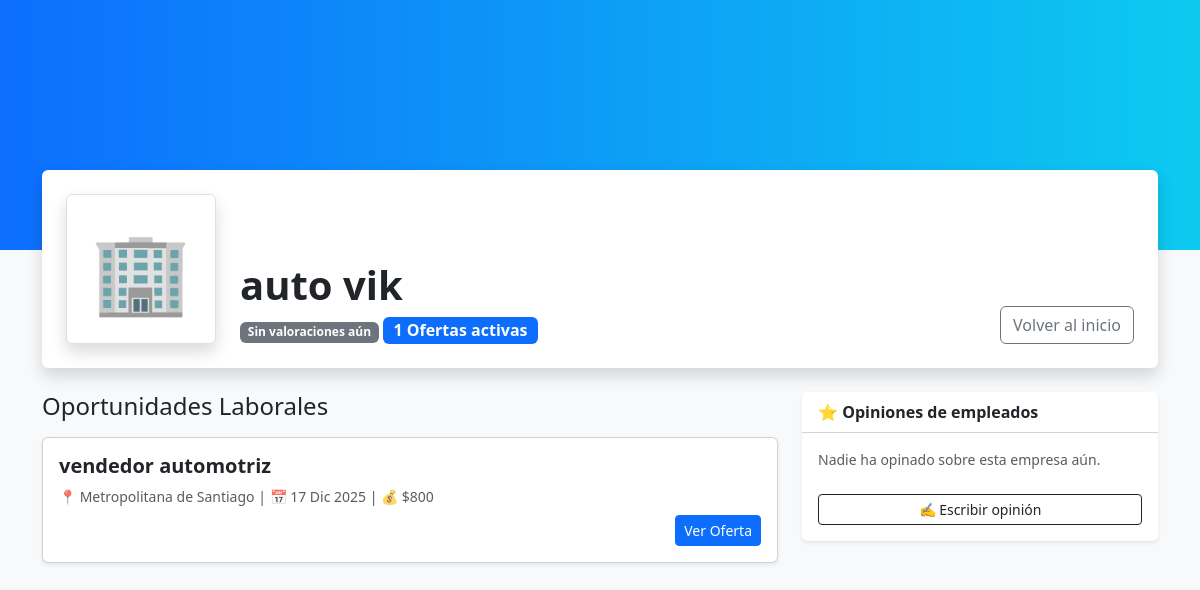
Page /empresa/auto vik/ on the committed database.
### empleos/models.py (models this page shows, shortened)
class OfertaLaboral(models.Model):
    usuario = models.ForeignKey(User, on_delete=models.CASCADE, null=True, blank=True)
    titulo = models.CharField(max_length=200, blank=True, null=True)
    empresa = models.CharField(max_length=100, blank=True, null=True)
    descripcion = models.TextField(blank=True, null=True)
    region = models.CharField(max_length=2, choices=REGIONES_CHILE, default='RM', blank=True, null=True)
    experiencia = models.CharField(max_length=3, choices=NIVEL_EXPERIENCIA, default='JR', blank=True, null=True)
    tipo = models.CharField(max_length=3, choices=TIPO_TRABAJO, default='OFI', blank=True, null=True)
    modalidad = models.CharField(max_length=3, choices=MODALIDAD_TRABAJO, default='PRE', blank=True, null=True)
    sueldo = models.PositiveIntegerField(null=True, blank=True)
    duracion = models.CharField(max_length=100, blank=True, null=True)
    fecha_cierre = models.DateField(default=timezone.now, blank=True, null=True)
    telefono = models.CharField(max_length=20, blank=True, null=True)
    wsp_activo = models.BooleanField(default=False, verbose_name="¿Contactar por WhatsApp?") # <--- NUEVO
    email_contacto = models.EmailField(blank=True, null=True)
    etiquetas = models.CharField(max_length=200, blank=True, null=True)
    imagen = models.ImageField(upload_to=renombrar_logo, null=True, blank=True)
    visitas = models.PositiveIntegerField(default=0)
    es_destacado = models.BooleanField(default=False)
    publicada = models.BooleanField(default=False)
    fecha_publicacion = models.DateTimeField(auto_now_add=True)
    token = models.UUIDField(default=uuid.uuid4, editable=False)
    empresa_verificada = models.BooleanField(default=False)

### empleos/views.py (the view)
# urls.py: path('empresa/<str:nombre_empresa>/', perfil_empresa, name='perfil_empresa'),
def perfil_empresa(request, nombre_empresa):
    perfil = PerfilEmpresa.objects.filter(nombre__iexact=nombre_empresa).first()
    ofertas = OfertaLaboral.objects.filter(empresa__icontains=nombre_empresa, publicada=True).order_by('-fecha_publicacion')
    if request.method == 'POST':
        form = ValoracionForm(request.POST)
        if form.is_valid(): val = form.save(commit=False); val.empresa_nombre = nombre_empresa; val.save(); return redirect('perfil_empresa', nombre_empresa=nombre_empresa)
    else: form = ValoracionForm()
    val = Valoracion.objects.filter(empresa_nombre__icontains=nombre_empresa, aprobado=True).order_by('-fecha'); avg = val.aggregate(Avg('estrellas'))['estrellas__avg']
    return render(request, 'perfil_empresa.html', {'nombre_empresa': nombre_empresa, 'perfil': perfil, 'ofertas': ofertas, 'valoraciones': val, 'promedio': round(avg, 1) if avg else None, 'form': form})

### empleos/templates/perfil_empresa.html (shortened to what this page needs)
<!DOCTYPE html>
<html lang="es">
<head>
    <link href="https://cdn.jsdelivr.net/npm/bootstrap@5.3.0/dist/css/bootstrap.min.css" rel="stylesheet">
</head>
<body class="bg-light">
    <div style="height: 250px; background: {% if perfil.banner %}url('{{ perfil.banner.url }}'){% else %}linear-gradient(90deg, #0d6efd, #0dcaf0){% endif %}; background-size: cover; background-position: center;"></div>
    <div class="container" style="margin-top: -80px;">
        <div class="card shadow border-0 mb-4">
            <div class="card-body p-4">
                <div class="d-md-flex align-items-end">
                    <div class="me-4 position-relative">
                        {% if perfil.logo %}<img src="{{ perfil.logo.url }}" class="rounded bg-white p-1 border shadow" style="width: 150px; height: 150px; object-fit: contain;">{% else %}<div class="rounded bg-white p-1 border shadow d-flex align-items-center justify-content-center display-1 fw-bold text-secondary" style="width: 150px; height: 150px;">🏢</div>{% endif %}
                    </div>
                    <div class="flex-grow-1 mt-3 mt-md-0">
                        <h1 class="fw-bold mb-1">{{ nombre_empresa }}</h1>
                        <div class="mt-2">{% if promedio %}<span class="badge bg-warning text-dark fs-6">⭐ {{ promedio }}/5 Valoración</span>{% else %}<span class="badge bg-secondary">Sin valoraciones aún</span>{% endif %} <span class="badge bg-primary fs-6">{{ ofertas.count }} Ofertas activas</span></div>
                    </div>
                    <div class="mt-3 mt-md-0"><a href="/" class="btn btn-outline-secondary">Volver al inicio</a></div>
                </div>
            </div>
        </div>
        <div class="row">
            <div class="col-lg-8">
                <h4 class="mb-3">Oportunidades Laborales</h4>
                {% for oferta in ofertas %}
                    <div class="card shadow-sm mb-3 hover-shadow transition">
                        <div class="card-body">
                            <h5 class="fw-bold"><a href="/oferta/{{ oferta.id }}/" class="text-dark text-decoration-none">{{ oferta.titulo }}</a></h5>
                            <div class="text-muted small">📍 {{ oferta.get_region_display }} | 📅 {{ oferta.fecha_publicacion|date:"d M Y" }} {% if oferta.sueldo %}| 💰 ${{ oferta.sueldo }}{% endif %}</div>
                            <div class="text-end mt-2"><a href="/oferta/{{ oferta.id }}/" class="btn btn-sm btn-primary">Ver Oferta</a></div>
                        </div>
                    </div>
                {% empty %}
                    <div class="alert alert-info">Esta empresa no tiene ofertas activas por el momento.</div>
                {% endfor %}
            </div>
            <div class="col-lg-4">
                <div class="card shadow-sm border-0 bg-white">
                    <div class="card-header bg-white fw-bold">⭐ Opiniones de empleados</div>
                    <div class="card-body">
                        {% for v in valoraciones %}
                            <div class="mb-3 border-bottom pb-2">
                                <div class="text-warning">{% if v.estrellas == 5 %}⭐⭐⭐⭐⭐{% elif v.estrellas == 4 %}⭐⭐⭐⭐{% else %}⭐⭐⭐{% endif %}</div>
                                <p class="small mb-1">"{{ v.comentario }}"</p><small class="text-muted" style="font-size: 0.7em;">{{ v.fecha|date:"d M Y" }}</small>
                            </div>
                        {% empty %}
                            <p class="text-muted small">Nadie ha opinado sobre esta empresa aún.</p>
                        {% endfor %}
                        <button class="btn btn-outline-dark btn-sm w-100 mt-2" type="button" data-bs-toggle="collapse" data-bs-target="#formVal">✍️ Escribir opinión</button>
                    </div>
                </div>
            </div>
        </div>
    </div>
</body>
</html>

### rows in the picture
OfertaLaboral: empresa "auto vik", titulo "vendedor automotriz", region "Metropolitana de Santiago", fecha_publicacion "17 Dic 2025", sueldo "800"

### other values in the picture
{{ ofertas.count }} "1"
